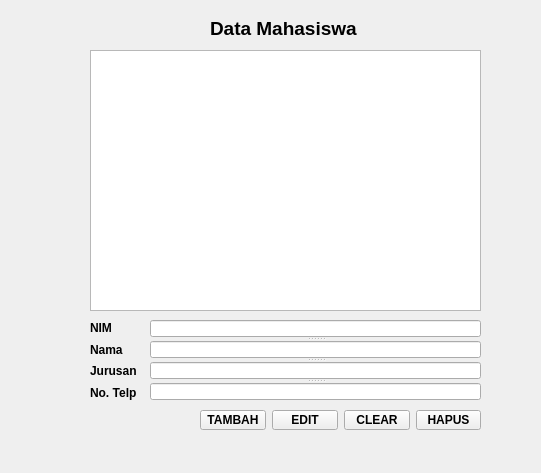
<?xml version="1.0" encoding="UTF-8"?>
<ui version="4.0">
 <class>Form</class>
 <widget class="QWidget" name="Form">
  <property name="geometry">
   <rect>
    <x>0</x>
    <y>0</y>
    <width>541</width>
    <height>473</height>
   </rect>
  </property>
  <property name="windowTitle">
   <string>Form</string>
  </property>
  <widget class="QLabel" name="label">
   <property name="geometry">
    <rect>
     <x>210</x>
     <y>20</y>
     <width>171</width>
     <height>16</height>
    </rect>
   </property>
   <property name="font">
    <font>
     <pointsize>14</pointsize>
     <weight>75</weight>
     <bold>true</bold>
    </font>
   </property>
   <property name="autoFillBackground">
    <bool>false</bool>
   </property>
   <property name="text">
    <string>Data Mahasiswa</string>
   </property>
  </widget>
  <widget class="QTextEdit" name="textEdit">
   <property name="geometry">
    <rect>
     <x>90</x>
     <y>50</y>
     <width>391</width>
     <height>261</height>
    </rect>
   </property>
  </widget>
  <widget class="QWidget" name="">
   <property name="geometry">
    <rect>
     <x>200</x>
     <y>410</y>
     <width>281</width>
     <height>20</height>
    </rect>
   </property>
   <layout class="QHBoxLayout" name="horizontalLayout">
    <item>
     <widget class="QPushButton" name="pushButton">
      <property name="font">
       <font>
        <weight>75</weight>
        <bold>true</bold>
       </font>
      </property>
      <property name="text">
       <string>TAMBAH</string>
      </property>
     </widget>
    </item>
    <item>
     <widget class="QPushButton" name="pushButton_2">
      <property name="font">
       <font>
        <weight>75</weight>
        <bold>true</bold>
       </font>
      </property>
      <property name="text">
       <string>EDIT</string>
      </property>
     </widget>
    </item>
    <item>
     <widget class="QPushButton" name="pushButton_3">
      <property name="font">
       <font>
        <weight>75</weight>
        <bold>true</bold>
       </font>
      </property>
      <property name="text">
       <string>CLEAR</string>
      </property>
     </widget>
    </item>
    <item>
     <widget class="QPushButton" name="pushButton_4">
      <property name="font">
       <font>
        <weight>75</weight>
        <bold>true</bold>
       </font>
      </property>
      <property name="text">
       <string>HAPUS</string>
      </property>
     </widget>
    </item>
   </layout>
  </widget>
  <widget class="QWidget" name="">
   <property name="geometry">
    <rect>
     <x>90</x>
     <y>320</y>
     <width>51</width>
     <height>81</height>
    </rect>
   </property>
   <layout class="QVBoxLayout" name="verticalLayout">
    <item>
     <widget class="QLabel" name="label_2">
      <property name="text">
       <string>&lt;html&gt;&lt;head/&gt;&lt;body&gt;&lt;p&gt;&lt;span style=&quot; font-weight:600;&quot;&gt;NIM&lt;/span&gt;&lt;/p&gt;&lt;/body&gt;&lt;/html&gt;</string>
      </property>
     </widget>
    </item>
    <item>
     <widget class="QLabel" name="label_3">
      <property name="text">
       <string>&lt;html&gt;&lt;head/&gt;&lt;body&gt;&lt;p&gt;&lt;span style=&quot; font-weight:600;&quot;&gt;Nama&lt;/span&gt;&lt;/p&gt;&lt;/body&gt;&lt;/html&gt;</string>
      </property>
     </widget>
    </item>
    <item>
     <widget class="QLabel" name="label_4">
      <property name="text">
       <string>&lt;html&gt;&lt;head/&gt;&lt;body&gt;&lt;p&gt;&lt;span style=&quot; font-weight:600;&quot;&gt;Jurusan&lt;/span&gt;&lt;/p&gt;&lt;/body&gt;&lt;/html&gt;</string>
      </property>
     </widget>
    </item>
    <item>
     <widget class="QLabel" name="label_5">
      <property name="text">
       <string>&lt;html&gt;&lt;head/&gt;&lt;body&gt;&lt;p&gt;&lt;span style=&quot; font-weight:600;&quot;&gt;No. Telp&lt;/span&gt;&lt;/p&gt;&lt;/body&gt;&lt;/html&gt;</string>
      </property>
     </widget>
    </item>
   </layout>
  </widget>
  <widget class="QSplitter" name="splitter">
   <property name="geometry">
    <rect>
     <x>150</x>
     <y>320</y>
     <width>331</width>
     <height>80</height>
    </rect>
   </property>
   <property name="orientation">
    <enum>Qt::Vertical</enum>
   </property>
   <widget class="QLineEdit" name="lineEdit"/>
   <widget class="QLineEdit" name="lineEdit_2"/>
   <widget class="QLineEdit" name="lineEdit_3"/>
   <widget class="QLineEdit" name="lineEdit_4"/>
  </widget>
 </widget>
 <resources/>
 <connections/>
</ui>
